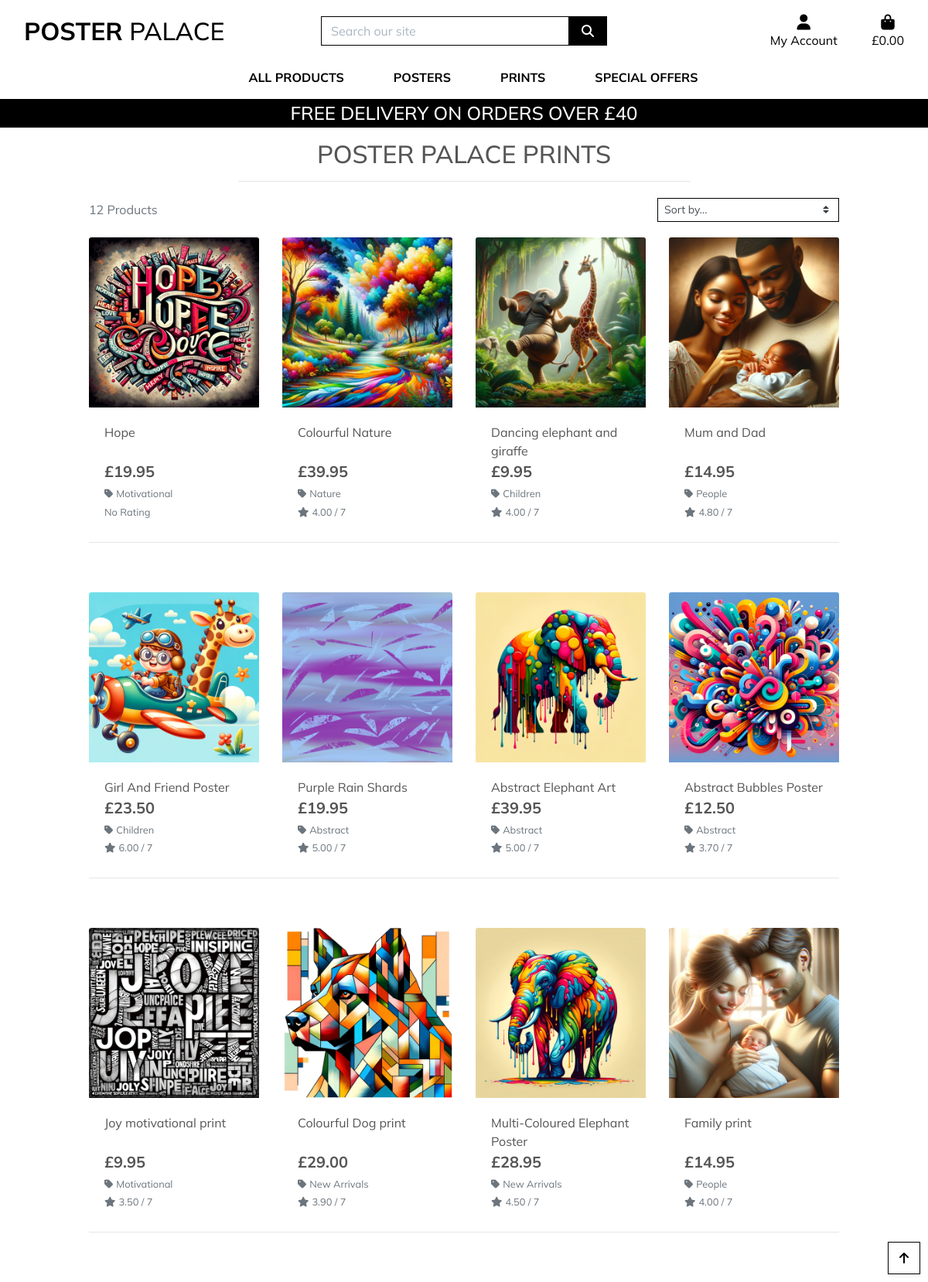
Screenshot of /products/ with the database file from the repository.
### products/models.py (models this page shows, shortened)
class Product(models.Model):
    sku = models.CharField(max_length=15,
                           default=get_random_string,
                           null=True, blank=True)
    name = models.CharField(max_length=200)
    slug = models.SlugField(max_length=200, unique=True)
    image = models.ImageField(null=True, blank=True)
    image2 = models.ImageField(null=True, blank=True)
    description = models.TextField(blank=True)
    sizes = models.BooleanField(default=False, null=True, blank=True)
    price = models.DecimalField(default=9.95, max_digits=8, decimal_places=2)
    category = models.ForeignKey('Category', null=True,
                                 blank=True, on_delete=models.SET_NULL)
    available = models.BooleanField(default=True)
    rating = models.DecimalField(max_digits=7, decimal_places=2,
                                 null=True, blank=True)
    created = models.DateTimeField(auto_now_add=True)
    updated = models.DateTimeField(auto_now=True)

class Category(models.Model):
    name = models.CharField(max_length=200)
    slug = models.SlugField(max_length=200,
                            unique=True, null=True, blank=True)
    friendly_name = models.CharField(max_length=200, null=True, blank=True)
    class Meta:
        ordering = ['name']
        verbose_name = 'category'
        verbose_name_plural = 'categories'

### products/views.py (the view, shortened to what this page needs)
# urls.py: path('', views.all_products, name='products'),
def all_products(request):
    products = Product.objects.all()
    query = None
    categories = None
    sort = None
    direction = None
    if request.GET:
        if 'category' in request.GET:
            categories = request.GET['category'].split(',')
            products = products.filter(category__name__in=categories)
            categories = Category.objects.filter(name__in=categories)
    current_sorting = f'{sort}_{direction}'
    context = {
        'products': products,
        'search_term': query,
        'current_categories': categories,
        'current_sorting': current_sorting,
    }
    return render(request, 'products/products.html', context)

### bag/contexts.py (called while the page is built, shortened)
def bag_contents(request):
    bag_items = []
    total = 0
    product_count = 0
    bag = request.session.get('bag', {})
    if total < settings.FREE_DELIVERY_THRESHOLD:
        delivery = total * Decimal(settings.STANDARD_DELIVERY_PERCENTAGE / 100)
        free_delivery_delta = settings.FREE_DELIVERY_THRESHOLD - total
    else:
        delivery = 0
        free_delivery_delta = 0
    grand_total = delivery + total
    context = {
        'bag_items': bag_items,
        'total': total,
        'product_count': product_count,
        'delivery': delivery,
        'free_delivery_delta': free_delivery_delta,
        'free_delivery_threshold': settings.FREE_DELIVERY_THRESHOLD,
        'grand_total': grand_total,
    }
    return context

### products/templates/products/products.html (shortened to what this page needs)
{% extends "base.html" %}
{% load static %}
{% block page_header %}
    <div class="container header-container">
    </div>
{% endblock %}
{% block content %}
    <div class="overlay"></div>
    <div class="container-fluid">
        <div class="row">
            <div class="col text-center mt-3">
                <h2 class="logo-font">Poster Palace Prints</h2>
                <hr class="w-50 mb-1">
            </div>
        </div>
        <div class="row">
            <div class="product-container col-10 offset-1">
                <div class="row mt-1 mb-2">
                    <div class="col-12 col-md-6 my-auto order-md-last d-flex justify-content-center justify-content-md-end">
                        <div class="sort-select-wrapper w-50">
                            <select id="sort-selector" class="custom-select custom-select-sm rounded-0 border border-{% if current_sorting != 'None_None' %}info{% else %}black{% endif %}">
                                <option value="reset" {% if current_sorting == 'None_None' %}selected{% endif %}>Sort by...</option>
                            </select>
                        </div>
                    </div>
                    <div class="col-12 col-md-6 order-md-first">
                        <p class="text-muted mt-3 text-center text-md-left">
                            {{ products|length }} Products{% if search_term %} found for <strong>"{{ search_term }}"</strong>{% endif %}
                        </p>
                    </div>
                </div>
                <div class="row">
                    {% for product in products %}
                        <div class="col-sm-6 col-md-6 col-lg-4 col-xl-3">
                            <div class="card h-100 border-0">
                                {% if product.image %}
                                <a href="{% url 'product_detail' product.id %}">
                                    <img class="card-img-top img-fluid" src="{{ product.image.url }}" alt="{{ product.name }}">
                                </a>
                                {% else %}
                                <a href="{% url 'product_detail' product.id %}">
                                    <img class="card-img-top img-fluid" src="{{ MEDIA_URL }}noimage.png" alt="{{ product.name }}">
                                </a>
                                {% endif %}
                                <div class="card-body pb-0">
                                    <p class="mb-0">{{ product.name }}</p>
                                </div>
                                <div class="card-footer bg-white pt-0 border-0 text-left">
                                    <div class="row">
                                        <div class="col">
                                            <p class="lead mb-0 text-left font-weight-bold">£{{ product.price }}</p>
                                            {% if product.category %}
                                            <p class="small mt-1 mb-0">
                                                <a class="text-muted" href="{% url 'products' %}?category={{ product.category.name }}">
                                                    <i class="fas fa-tag mr-1"></i>{{ product.category.friendly_name }}
                                                </a>
                                            </p>
                                            {% endif %}
                                            {% if product.rating %}
                                                <small class="text-muted"><i class="fas fa-star mr-1"></i>{{ product.rating }} / 7</small>
                                            {% else %}
                                                <small class="text-muted">No Rating</small>
                                            {% endif %}
                                        </div>
                                    </div>
                                </div>
                            </div>
                        </div>
                        {% if forloop.counter|divisibleby:4 %}
                            <div class="col-12 d-none d-xl-block mb-5">
                                <hr>
                            </div>
                        {% endif %}
                    {% endfor %}
                </div>
            </div>
        </div>
    </div>
    <div class="btt-button shadow-sm rounded-0 border border-black">
        <a class="btt-link d-flex h-100">
            <i class="fas fa-arrow-up text-black mx-auto my-auto"></i>
        </a>
    </div>
{% endblock %}

### static/css/style.css (style rules this page uses)
html { height: 100%; }
body { background: url('/media/images/image4-homepage.webp') no-repeat center center fixed; background-size: cover; height: calc(100vh - 164px); color: #555; font-family: 'Mulish', sans-serif; }
.logo-font { text-transform: uppercase; }
.text-black { color: #000 !important; }
.border-black { border: 1px solid black !important; }
.overlay { height: 100%; width: 100%; top: 0; left: 0; position: fixed; background: white; z-index: -1; }
.btt-button { height: 42px; width: 42px; position: fixed; bottom: 10px; right: 10px; }
.btt-link { cursor: pointer; }
@media (min-width: 1200px) { .container { max-width: 80%; } }
@media (min-width: 992px) { .header-container { padding-top: 164px; } }

### rows the page displays
Product: image (picture), name "Hope", price "19.95", category.friendly_name "Motivational", shows "No Rating"
Product: image (picture), name "Colourful Nature", price "39.95", category.friendly_name "Nature", rating "4.00"
Product: image (picture), name "Dancing elephant and giraffe", price "9.95", category.friendly_name "Children", rating "4.00"
Product: image (picture), name "Mum and Dad", price "14.95", category.friendly_name "People", rating "4.80"
Product: image (picture), name "Girl And Friend Poster", price "23.50", category.friendly_name "Children", rating "6.00"
Product: image (picture), name "Purple Rain Shards", price "19.95", category.friendly_name "Abstract", rating "5.00"
Product: image (picture), name "Abstract Elephant Art", price "39.95", category.friendly_name "Abstract", rating "5.00"
Product: image (picture), name "Abstract Bubbles Poster", price "12.50", category.friendly_name "Abstract", rating "3.70"
Product: image (picture), name "Joy motivational print", price "9.95", category.friendly_name "Motivational", rating "3.50"
Product: image (picture), name "Colourful Dog print", price "29.00", category.friendly_name "New Arrivals", rating "3.90"
Product: image (picture), name "Multi-Coloured Elephant Poster", price "28.95", category.friendly_name "New Arrivals", rating "4.50"
Product: image (picture), name "Family print", price "14.95", category.friendly_name "People", rating "4.00"

### other values shown
{{ free_delivery_threshold }} "40"
{{ products|length }} "12"
